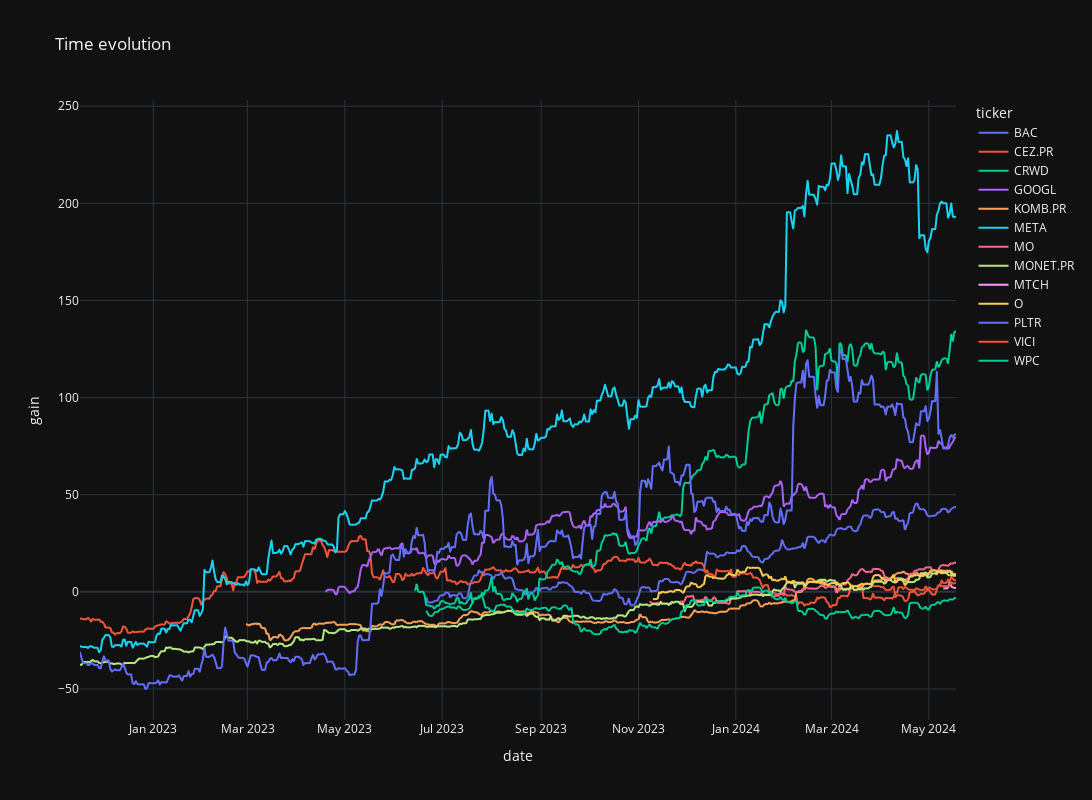

Notebook code cell kept with this figure:
### Code cell
fig = px.line(
    time_evol,
    x="date",
    y="gain",
    color="ticker",
    title="Time evolution",
    template="plotly_dark",
    width=1200,
    height=800,
)

# showing the plot
fig.show()

### Figure 1 — Plotly figure (JSON) as saved in the notebook; plotly's stock layout.template omitted (floating-point values rounded to 4 significant figures; data arrays with more than 128 entries replaced by an {"elided": "..."} marker saying what was removed)
{"data": [{"hovertemplate": "ticker=BAC<br>date=%{x}<br>gain=%{y}<extra></extra>", "legendgroup": "BAC", "line": {"color": "#636efa", "dash": "solid"}, "marker": {"symbol": "circle"}, "mode": "lines", "name": "BAC", "showlegend": true, "type": "scattergl", "x": {"elided": "550 str values"}, "xaxis": "x", "y": {"elided": "550 float values"}, "yaxis": "y"}, {"hovertemplate": "ticker=CEZ.PR<br>date=%{x}<br>gain=%{y}<extra></extra>", "legendgroup": "CEZ.PR", "line": {"color": "#EF553B", "dash": "solid"}, "marker": {"symbol": "circle"}, "mode": "lines", "name": "CEZ.PR", "showlegend": true, "type": "scattergl", "x": {"elided": "550 str values"}, "xaxis": "x", "y": {"elided": "550 float values"}, "yaxis": "y"}, {"hovertemplate": "ticker=CRWD<br>date=%{x}<br>gain=%{y}<extra></extra>", "legendgroup": "CRWD", "line": {"color": "#00cc96", "dash": "solid"}, "marker": {"symbol": "circle"}, "mode": "lines", "name": "CRWD", "showlegend": true, "type": "scattergl", "x": {"elided": "550 str values"}, "xaxis": "x", "y": {"elided": "550 float values"}, "yaxis": "y"}, {"hovertemplate": "ticker=GOOGL<br>date=%{x}<br>gain=%{y}<extra></extra>", "legendgroup": "GOOGL", "line": {"color": "#ab63fa", "dash": "solid"}, "marker": {"symbol": "circle"}, "mode": "lines", "name": "GOOGL", "showlegend": true, "type": "scattergl", "x": {"elided": "550 str values"}, "xaxis": "x", "y": {"elided": "550 float values"}, "yaxis": "y"}, {"hovertemplate": "ticker=KOMB.PR<br>date=%{x}<br>gain=%{y}<extra></extra>", "legendgroup": "KOMB.PR", "line": {"color": "#FFA15A", "dash": "solid"}, "marker": {"symbol": "circle"}, "mode": "lines", "name": "KOMB.PR", "showlegend": true, "type": "scattergl", "x": {"elided": "550 str values"}, "xaxis": "x", "y": {"elided": "550 float values"}, "yaxis": "y"}, {"hovertemplate": "ticker=META<br>date=%{x}<br>gain=%{y}<extra></extra>", "legendgroup": "META", "line": {"color": "#19d3f3", "dash": "solid"}, "marker": {"symbol": "circle"}, "mode": "lines", "name": "META", "showlegend": true, "type": "scattergl", "x": {"elided": "550 str values"}, "xaxis": "x", "y": {"elided": "550 float values"}, "yaxis": "y"}, {"hovertemplate": "ticker=MO<br>date=%{x}<br>gain=%{y}<extra></extra>", "legendgroup": "MO", "line": {"color": "#FF6692", "dash": "solid"}, "marker": {"symbol": "circle"}, "mode": "lines", "name": "MO", "showlegend": true, "type": "scattergl", "x": {"elided": "550 str values"}, "xaxis": "x", "y": {"elided": "550 float values"}, "yaxis": "y"}, {"hovertemplate": "ticker=MONET.PR<br>date=%{x}<br>gain=%{y}<extra></extra>", "legendgroup": "MONET.PR", "line": {"color": "#B6E880", "dash": "solid"}, "marker": {"symbol": "circle"}, "mode": "lines", "name": "MONET.PR", "showlegend": true, "type": "scattergl", "x": {"elided": "550 str values"}, "xaxis": "x", "y": {"elided": "550 float values"}, "yaxis": "y"}, {"hovertemplate": "ticker=MTCH<br>date=%{x}<br>gain=%{y}<extra></extra>", "legendgroup": "MTCH", "line": {"color": "#FF97FF", "dash": "solid"}, "marker": {"symbol": "circle"}, "mode": "lines", "name": "MTCH", "showlegend": true, "type": "scattergl", "x": {"elided": "550 str values"}, "xaxis": "x", "y": {"elided": "550 float values"}, "yaxis": "y"}, {"hovertemplate": "ticker=O<br>date=%{x}<br>gain=%{y}<extra></extra>", "legendgroup": "O", "line": {"color": "#FECB52", "dash": "solid"}, "marker": {"symbol": "circle"}, "mode": "lines", "name": "O", "showlegend": true, "type": "scattergl", "x": {"elided": "550 str values"}, "xaxis": "x", "y": {"elided": "550 float values"}, "yaxis": "y"}, {"hovertemplate": "ticker=PLTR<br>date=%{x}<br>gain=%{y}<extra></extra>", "legendgroup": "PLTR", "line": {"color": "#636efa", "dash": "solid"}, "marker": {"symbol": "circle"}, "mode": "lines", "name": "PLTR", "showlegend": true, "type": "scattergl", "x": {"elided": "550 str values"}, "xaxis": "x", "y": {"elided": "550 float values"}, "yaxis": "y"}, {"hovertemplate": "ticker=VICI<br>date=%{x}<br>gain=%{y}<extra></extra>", "legendgroup": "VICI", "line": {"color": "#EF553B", "dash": "solid"}, "marker": {"symbol": "circle"}, "mode": "lines", "name": "VICI", "showlegend": true, "type": "scattergl", "x": {"elided": "550 str values"}, "xaxis": "x", "y": {"elided": "550 float values"}, "yaxis": "y"}, {"hovertemplate": "ticker=WPC<br>date=%{x}<br>gain=%{y}<extra></extra>", "legendgroup": "WPC", "line": {"color": "#00cc96", "dash": "solid"}, "marker": {"symbol": "circle"}, "mode": "lines", "name": "WPC", "showlegend": true, "type": "scattergl", "x": {"elided": "550 str values"}, "xaxis": "x", "y": {"elided": "550 float values"}, "yaxis": "y"}], "layout": {"height": 800, "legend": {"title": {"text": "ticker"}, "tracegroupgap": 0}, "title": {"text": "Time evolution"}, "width": 1200, "xaxis": {"anchor": "y", "domain": [0, 1], "title": {"text": "date"}}, "yaxis": {"anchor": "x", "domain": [0, 1], "title": {"text": "gain"}}}}
